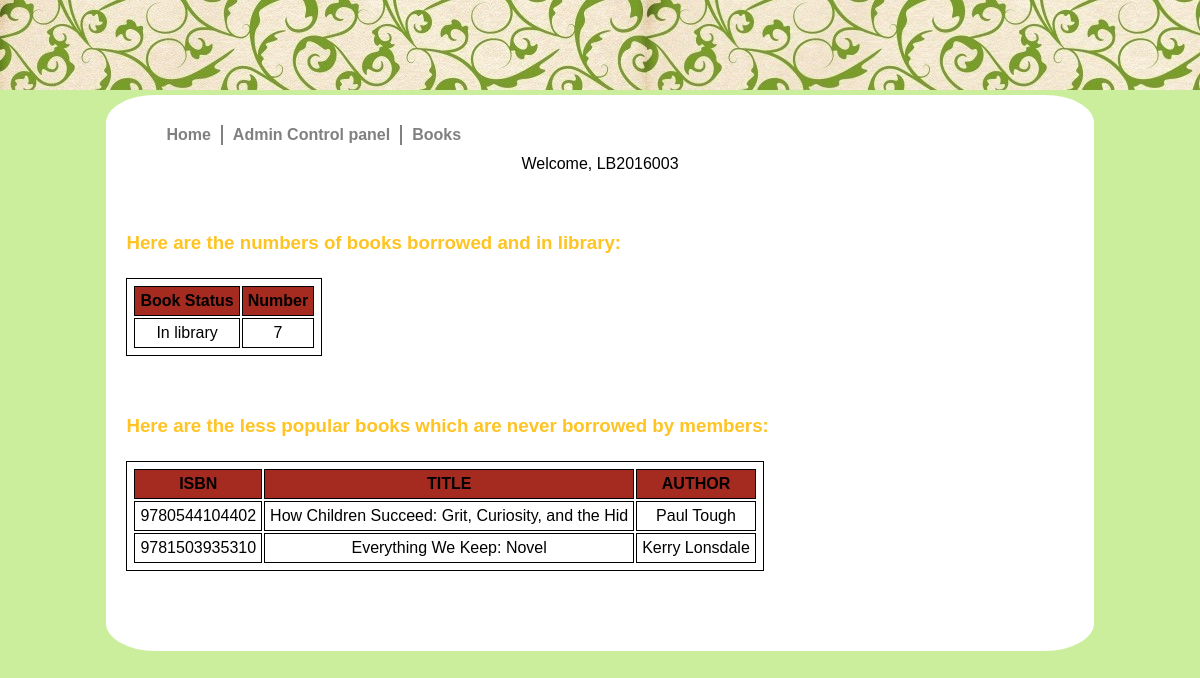
The page /admin/bookstatistics.php (signed in) on the database its author committed.
### tables this page shows
CREATE TABLE IF NOT EXISTS Book
(ISBN  			CHAR(13) NOT NULL,
Title  			VARCHAR(50)    ,
Author  		VARCHAR(30),
PublishedDate 	DATE,
Publisher 		VARCHAR(50),
KeyWords 		VARCHAR(20),
copyCount               int,
CONSTRAINT Book PRIMARY KEY (ISBN));

### admin/bookstatistics.php (the view, shortened to what this page needs)
<!DOCTYPE html PUBLIC "-//W3C//DTD XHTML 1.0 Strict//EN" "http://www.w3.org/TR/xhtml1/DTD/xhtml1-strict.dtd">
<html>
<head>
     <link rel="stylesheet" type="text/css" href="../main.css"/>
</head>
<body>
<div id="content">
<ul>
<li><a href="../index.php">Home</a></li>
<li><div class="line"></div></li>
<li><a href="links.php">Admin Control panel</a></li>
<li><div class="line"></div></li>
<li><a href="BookCopy.php">Books</a></li>
</ul></br>
<?php
include '../db.inc.php';
$username = $_COOKIE['mycookie'];
echo "Welcome, $username";
try
{
    $sql =  'SELECT `BookStatus`, count(`BStatusID`) as Number
			FROM bookcopy JOIN bookstatus
			USING (`BStatusID`)
			GROUP BY `BStatusID`';
    $result = $pdo->query($sql);
}
catch (PDOException $e)
{
    $error_message = 'Error fetching books: ' . $e->getMessage();
    include '../messagedispaly/outputMessage.php';
    exit();
}
try
{
  $sql2 =  'SELECT `ISBN`,`Title`,`Author` FROM book WHERE `ISBN` NOT IN (SELECT ISBN FROM borrowes)';
    $result2 = $pdo->query($sql2);
}
catch (PDOException $e)
{
    $error_message = 'Error fetching books: ' . $e->getMessage();
    include '../messagedispaly/outputMessage.php';
    exit();
}
?>
<h3>Here are the numbers of books borrowed and in library:</h3>
<table>
    <TR BGCOLOR=#a52a20>
        <TH>Book Status </TH>
        <TH>Number</TH>
    </TR>
    <?php foreach($result as $booklist1):?>
        <tr>
            <td><?php echo $booklist1['BookStatus'];?></td>
            <td><?php echo $booklist1['Number'];?></td>
        </tr>
    <?php endforeach;?>
</table>
<h3>Here are the less popular books which are never borrowed by members:</h3>
<table>
    <TR BGCOLOR=#a52a20>
        <TH>ISBN</TH>
		<TH>TITLE</TH>
		<TH>AUTHOR</TH>
    </TR>
    <?php foreach($result2 as $booklist2):?>
        <tr>
            <td><?php echo $booklist2['ISBN'];?></td>
			<td><?php echo $booklist2['Title'];?></td>
			<td><?php echo $booklist2['Author'];?></td>
        </tr>
    <?php endforeach;?>
</table>
</div>
</body>
</html>

### main.css (style rules this page uses)
body { margin-top: 95px; background-color: rgb(203, 238, 156); background-image: url(apic1973x.jpg); background-repeat: repeat-x; font-family: Arial, Helvetica, sans-serif; }
h3 { margin-top:50px; padding: .5em 0 .25em; text-align:left; }
h1, h2, h3 { color: rgb(285, 195, 34); }
ul { margin: 0; padding: 0 0 0 2.5em; list-style:none; }
li { margin: 0; float:left; }
a { margin: 0; display:block; text-decoration:none; text-align:center; line-height:40px; color: gray; font-weight: bold; }
table,th,td { border:1px solid black; margin:0px; padding:5px; }
#content { width: 80%; margin: 0 auto; padding: 20px 20px 80px 20px; background: white; text-align : center; border-radius: 5%; }
.line { margin: 10px; height: 20px; width: 2px; background: gray; text-align:center; line-height:30px; }

### rows shown on the page
book: ISBN "9780544104402", Title "How Children Succeed: Grit, Curiosity, and the Hid", Author "Paul Tough"
book: ISBN "9781503935310", Title "Everything We Keep: Novel", Author "Kerry Lonsdale"

### other values the page prints
$username "LB2016003"
$booklist1['BookStatus'] "In library"
$booklist1['Number'] "7"
